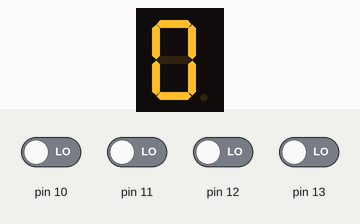
Bench run of a sketch on a simulated Arduino Uno, built with avr-gcc and run on an emulated ATmega328P. Parts: 1-digit seven-segment display. Wiring (inferred from the names in the program): 1-digit 7-segment display, segments lit when HIGH: segments pin 2, pin 3, pin 4, pin 5, pin 6, pin 7, pin 8. The test bench sets the inputs (shaded band); at power-on: pin 10–13 LOW. The segment pins are drawn as the display they are named for.

Above: at 1.2 s.
1.3 s: pin 10 driven HIGH
At 2.3 s:
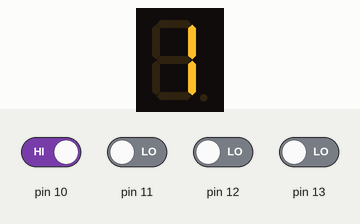
2.8 s: pin 11 driven HIGH
At 3.5 s:
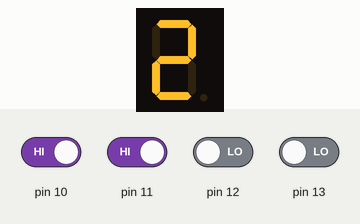
4.3 s: pin 12 driven HIGH
At 4.6 s:
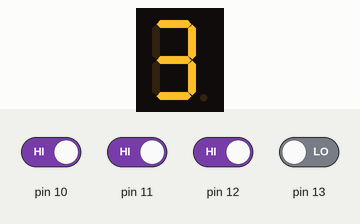
5.8 s: pin 13 driven HIGH
At 7.0 s:
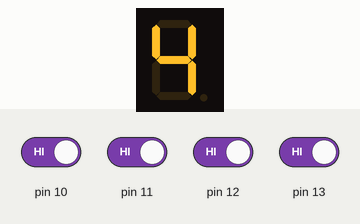
Timing chart, 0 to 8.3 s (numbered marks = the images above; inputs shaded):
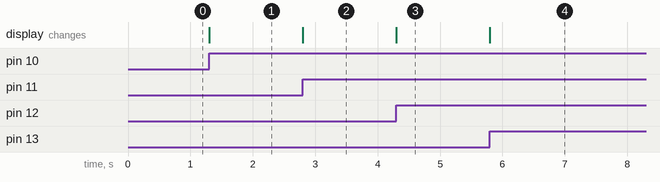

Measured:
- after the input at 1.3 s, the display: changes at once (image 1)
- after the input at 2.8 s, the display: changes at once (image 2)
- after the input at 4.3 s, the display: changes at once (image 3)
- after the input at 5.8 s, the display: changes at once (image 4)

The sketch:

Tema6.ino
```cpp
#define SEG_A 2
#define SEG_B 3
#define SEG_C 4
#define SEG_D 5
#define SEG_E 6
#define SEG_F 7
#define SEG_G 8
#define SEG_DP 9

void setup() {
  for (int i=10; i<14; i++)
    pinMode(i, INPUT);
  for (int i=2; i<9; i++)
    pinMode(i, OUTPUT);
}

void loop() {
  int botones_pulsados;
  botones_pulsados=cuenta_botones();
  imprime_7_segmentos(botones_pulsados);
}

int cuenta_botones(){
  int contador = 0;

  for (int i=10; i<14; i++)
    if (digitalRead(i)==HIGH) contador++;
  return contador;
}

void imprime_7_segmentos(int num) {
  switch (num) {
  case 0:
    digitalWrite(SEG_A, HIGH);
    digitalWrite(SEG_B, HIGH);
    digitalWrite(SEG_C, HIGH);
    digitalWrite(SEG_D, HIGH);
    digitalWrite(SEG_E, HIGH);
    digitalWrite(SEG_F, HIGH);
    digitalWrite(SEG_G, LOW);
    break;
  case 1:
    digitalWrite(SEG_A, LOW);
    digitalWrite(SEG_B, HIGH);
    digitalWrite(SEG_C, HIGH);
    digitalWrite(SEG_D, LOW);
    digitalWrite(SEG_E, LOW);
    digitalWrite(SEG_F, LOW);
    digitalWrite(SEG_G, LOW);
    break;
  case 2:
    digitalWrite(SEG_A, HIGH);
    digitalWrite(SEG_B, HIGH);
    digitalWrite(SEG_C, LOW);
    digitalWrite(SEG_D, HIGH);
    digitalWrite(SEG_E, HIGH);
    digitalWrite(SEG_F, LOW);
    digitalWrite(SEG_G, HIGH);
    break;
  case 3:
    digitalWrite(SEG_A, HIGH);
    digitalWrite(SEG_B, HIGH);
    digitalWrite(SEG_C, HIGH);
    digitalWrite(SEG_D, HIGH);
    digitalWrite(SEG_E, LOW);
    digitalWrite(SEG_F, LOW);
    digitalWrite(SEG_G, HIGH);
    break;
  case 4:
    digitalWrite(SEG_A, LOW);
    digitalWrite(SEG_B, HIGH);
    digitalWrite(SEG_C, HIGH);
    digitalWrite(SEG_D, LOW);
    digitalWrite(SEG_E, LOW);
    digitalWrite(SEG_F, HIGH);
    digitalWrite(SEG_G, HIGH);
    break;
  case 5:
    digitalWrite(SEG_A, HIGH);
    digitalWrite(SEG_B, LOW);
    digitalWrite(SEG_C, HIGH);
    digitalWrite(SEG_D, HIGH);
    digitalWrite(SEG_E, LOW);
    digitalWrite(SEG_F, HIGH);
    digitalWrite(SEG_G, HIGH);
    break;
  case 6:
    digitalWrite(SEG_A, HIGH);
    digitalWrite(SEG_B, LOW);
    digitalWrite(SEG_C, HIGH);
    digitalWrite(SEG_D, HIGH);
    digitalWrite(SEG_E, HIGH);
    digitalWrite(SEG_F, HIGH);
    digitalWrite(SEG_G, HIGH);
    break;
  case 7:
    digitalWrite(SEG_A, HIGH);
    digitalWrite(SEG_B, HIGH);
    digitalWrite(SEG_C, HIGH);
    digitalWrite(SEG_D, LOW);
    digitalWrite(SEG_E, LOW);
    digitalWrite(SEG_F, LOW);
    digitalWrite(SEG_G, LOW);
    break;
  case 8:
    digitalWrite(SEG_A, HIGH);
    digitalWrite(SEG_B, HIGH);
    digitalWrite(SEG_C, HIGH);
    digitalWrite(SEG_D, HIGH);
    digitalWrite(SEG_E, HIGH);
    digitalWrite(SEG_F, HIGH);
    digitalWrite(SEG_G, HIGH);
    break;
  case 9:
    digitalWrite(SEG_A, HIGH);
    digitalWrite(SEG_B, HIGH);
    digitalWrite(SEG_C, HIGH);
    digitalWrite(SEG_D, LOW);
    digitalWrite(SEG_E, LOW);
    digitalWrite(SEG_F, HIGH);
    digitalWrite(SEG_G, HIGH);
    break;
  default:
    digitalWrite(SEG_A, LOW);
    digitalWrite(SEG_B, LOW);
    digitalWrite(SEG_C, LOW);
    digitalWrite(SEG_D, LOW);
    digitalWrite(SEG_E, LOW);
    digitalWrite(SEG_F, LOW);
    digitalWrite(SEG_G, LOW);
    break;
  }
}
```
